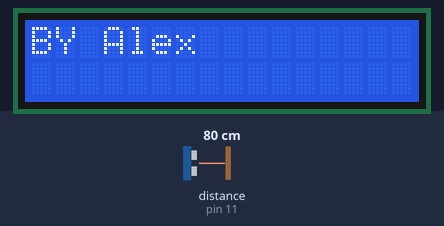
A sketch run on a simulated Arduino Uno, built with avr-gcc and run on an emulated ATmega328P. Parts: 16×2 character LCD. Inputs (shaded band) come from the test bench; at power-on: distance to the obstacle (sensor on pin 11) 80 cm. The echo pulse lasts 58.3 µs per cm; what the sketch prints to the serial monitor is not drawn.

Above: at 2.1 s.
At 5.2 s:
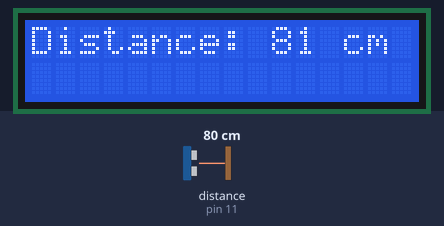
5.3 s: distance to the obstacle (sensor on pin 11) set to 2 cm
At 6.9 s:
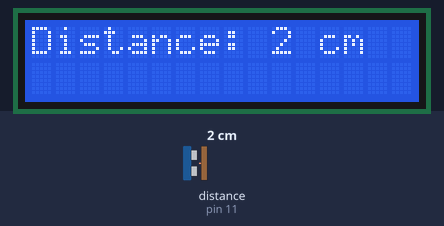
9.4 s: distance to the obstacle (sensor on pin 11) set to 4 cm
At 10.7 s:
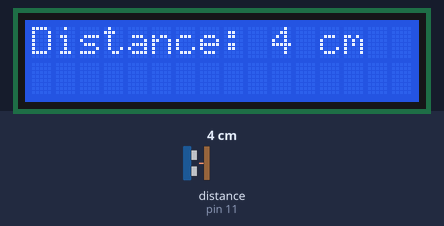
12.7 s: distance to the obstacle (sensor on pin 11) set to 9 cm
At 13.7 s:
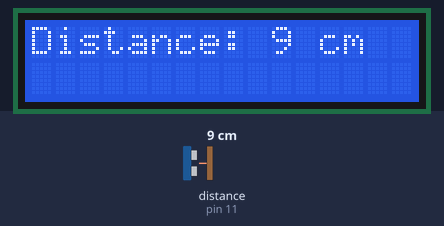
Timing chart, 0 to 15.7 s (numbered marks = the images above; inputs shaded):
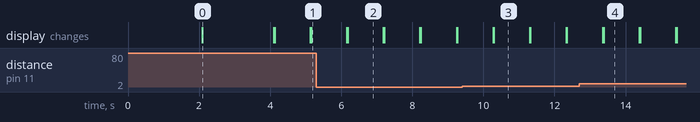

Measured:
- after the input at 5.3 s, the display: first differs from a run without the input after 0.88 s (image 2)
- after the input at 9.4 s, the display: first differs from a run without the input after 0.90 s (image 3)
- after the input at 12.7 s, the display: first differs from a run without the input after 0.68 s (image 4)
- what the display in image 0 shows lasts 2.0 s, from 2.1 s to 4.1 s
- what the display in image 2 shows lasts 1.0 s, from 6.2 s to 7.2 s

The sketch:

Ultrasonic-Measure-Distance-Display-LCD.ino
```cpp
#include <NewPing.h>
#include <Wire.h>
#include <LiquidCrystal_I2C.h>

LiquidCrystal_I2C lcd(0x27,16,2);  // set the LCD address to 0x27 for a 16 chars and 2 line display

#define TRIGGER_PIN  12  // Arduino pin tied to trigger pin on the ultrasonic sensor.
#define ECHO_PIN     11  // Arduino pin tied to echo pin on the ultrasonic sensor.
#define MAX_DISTANCE 200 // Maximum distance we want to ping for (in centimeters). Maximum sensor distance is rated at 400-500cm.

NewPing ultrasonic_sensor(TRIGGER_PIN, ECHO_PIN, MAX_DISTANCE); // NewPing setup of pins and maximum distance.

void setup()
{
  Serial.begin(9600);   // Open serial monitor at 9600 baud to see ping results
  // Setup Seriel which is useful for debugging
  // Use the Serial Monitor to view printed messages
  while (!Serial) ; // wait for serial port to connect. Needed for native USB
  lcd.init();
  lcd.backlight();
  lcd.print("ULTRASONIC SENSOR");
  lcd.setCursor(0,1);
  delay(2000);
  lcd.clear();
  lcd.print("BY Alex");   //your name goes here
  delay(2000);
}
//Main logic of your circuit. It defines the interaction between the components you selected.
//After setup , it runs over and over again, in an eternal loop.
void loop()
{
  lcd.clear();  //Read distance measurment from Ultrasonic sensor
  int Distance = ultrasonic_sensor.ping_cm();
  delay(10);
  Serial.print(F("Distance: ")); Serial.print(Distance); Serial.println(F("[cm]"));
  lcd.setCursor(0, 0);
  lcd.print("Distance: ");
  lcd.print(Distance);
  lcd.print(" cm");
  delay(1000);
}
```
